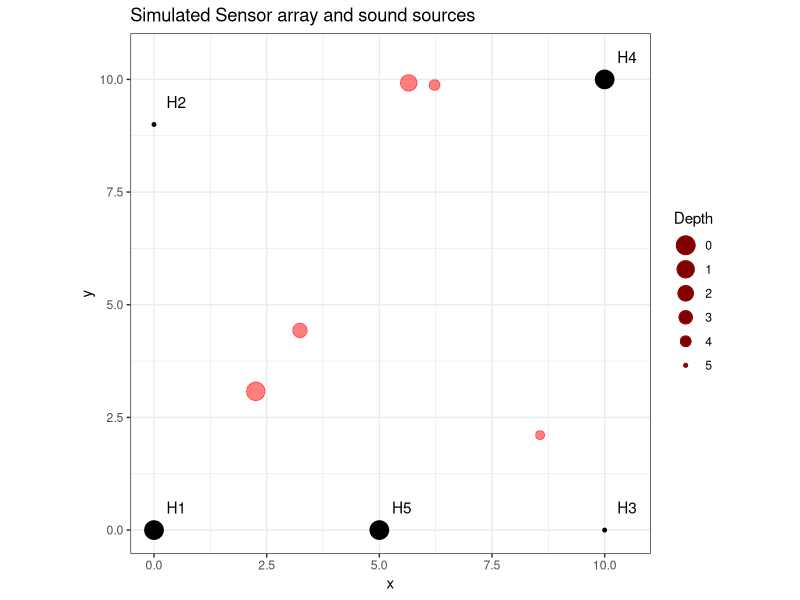

The R script that drew this image: (Note: this script raises an error after producing the figure.)
## ---- chunk 1
require(ggplot2)
## Define a simulated sensor array.
sensorLocations <- data.frame(x = c(0, 0, 10, 10, 5),
                              y = c(0, 9, 0, 10, 0),
                              z = c(0, 5,5, 0, 0),
                              row.names = paste0('H',1:5))


## Create 5 random source locations within array
n <- 5 # point sources to simulate
sourceLocation <- data.frame(x = runif(n = n,min = 0, max = 10), 
                             y = runif(n = n,min = 0, max = 10), 
                             z = runif(n = n,min = 0, max = 5))

## Calculate simulated arrival delays
N <- nrow(sensorLocations) # Number of sensors
c <- 1500 # Speed of sound in water

## Function for calculating distance between points
dist <- function(a,b){
  ## Calc distance between two locations
  dif <- abs(a - b)
  return(sqrt(sum(dif^2)))
}

# Initalize empty array of TOAs
sensorLatency = matrix(ncol = N,nrow = nrow(sourceLocation))
# Calculate distances from each
for(i in 1:N){
  for(j in 1:nrow(sourceLocation)){
    sensorLatency[j,i] <- dist(sourceLocation[j,],sensorLocations[i,1:3])
  }
}
rownames(sensorLatency) <- paste0('Source ',1:nrow(sourceLocation))
colnames(sensorLatency) <- paste0('Hydrophone ',1:N)

## Convert distances to arrival latencies (from meters to seconds)
sensorLatency <- sensorLatency/c

## Plot resulting source locations and location estimates
nudge <- 0.5
ggplot(sensorLocations) + 
  geom_point(aes(x = x, y = y, size = z)) +
  geom_point(data = sourceLocation,
             aes(x = x, y = y, size = z),
             color = 'red', alpha = 0.5) +
  geom_text(aes(x = x, y = y, label = rownames(sensorLocations)),
            nudge_x = nudge, nudge_y = nudge) +
  theme_bw() + coord_equal() +
  scale_size_continuous(name = 'Depth',trans = 'reverse') + 
  ggtitle('Simulated Sensor array and sound sources')
## ---- chunk 2
sensorLocations
sensorLatency
## ---- chunk 3

TOA.localization()


## Plot resulting source locations and location estimates
ggplot(sensorLocations) + 
  geom_point(aes(x = x, y = y, size = z)) +
  geom_text(aes(x = x, y = y, label = as.character(ID)),
            nudge_x = nudge, nudge_y = nudge) +
  geom_point(data = sourceLocation,
             aes(x = x, y = y, size = z),
             color = 'red') +
  geom_point(aes(x = x_source[1], y = x_source[2],size = x_source[3]),
             pch = 10, color = 'blue') +
  theme_bw() + coord_equal() +
  scale_size_continuous(name = 'Depth',trans = 'reverse') + 
  ggtitle('Simulated Sensor array')
